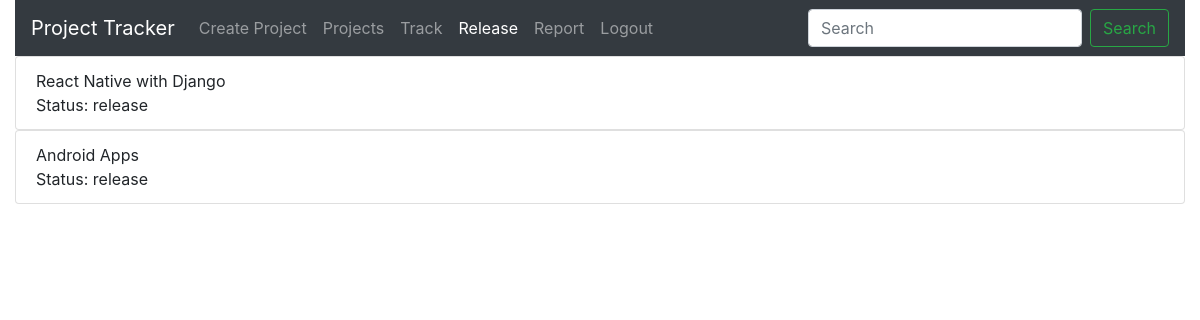
/Released (signed in), run on an earlier commit of the app's database.
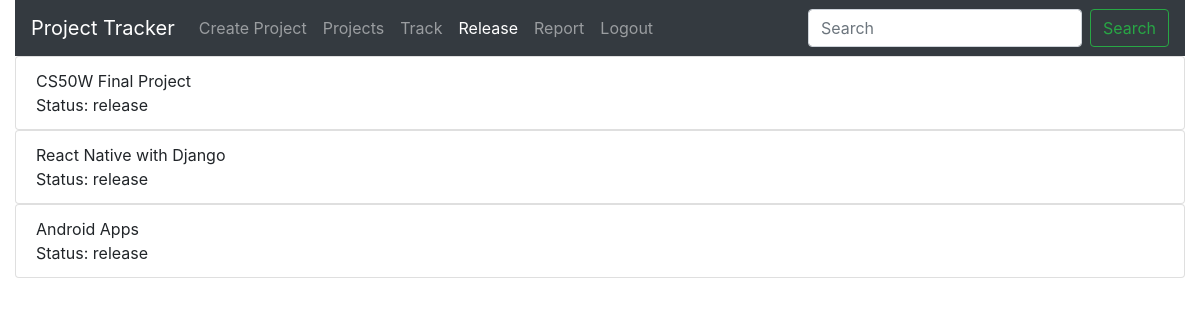
And on a later commit of the database.
### Pmanage/models.py (models this page shows)
class Project(models.Model):
    Project_name=models.CharField(max_length=64)
    team=models.IntegerField()
    complete_percentage=models.IntegerField()
    createdate=datetime.datetime.now()
    max_day=models.IntegerField()
    status=models.CharField(max_length=64,default="unrelease")

### Pmanage/views.py (the view)
# urls.py: path("Released",views.released,name="Released"),
@login_required
def released(request):
    proj = Project.objects.filter(status="release")
    return render(request, "Pmanage/Release.html",{"proj": proj})

### Pmanage/templates/Pmanage/Release.html
{% extends 'Pmanage/layout.html' %}
{% block active3 %} active {% endblock active3 %}
{% block body %}
{% for project_release in proj  %}
<ul class="list-group">
    <li class="list-group-item">
       {{project_release.Project_name}} <br> Status: {{project_release.status}}
    </li>
</ul>
{% endfor %}
{% endblock %}erreer

What changed in the data, as far as the page shows it:
now on this page (row edited): Project: Project_name "CS50W Final Project", status "release"
